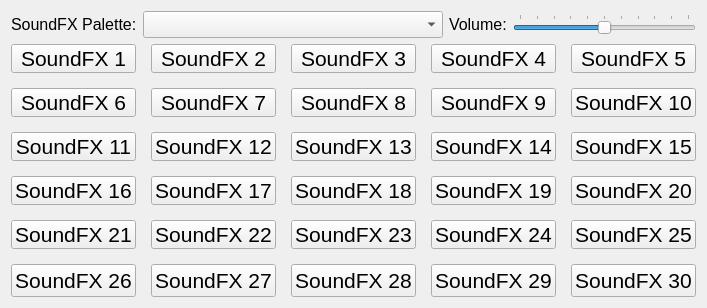
      <widget class="QWidget" name="SoundFXTab">
       <attribute name="title">
        <string>SoundFX</string>
       </attribute>
       <layout class="QVBoxLayout" name="verticalLayout">
        <item>
         <layout class="QHBoxLayout" name="soundFXPaletteHL" stretch="0,0,0,0">
          <property name="spacing">
           <number>6</number>
          </property>
          <property name="sizeConstraint">
           <enum>QLayout::SetMinimumSize</enum>
          </property>
          <property name="bottomMargin">
           <number>0</number>
          </property>
          <item>
           <widget class="QLabel" name="soundFXPaletteLBL">
            <property name="sizePolicy">
             <sizepolicy hsizetype="Preferred" vsizetype="Maximum">
              <horstretch>0</horstretch>
              <verstretch>0</verstretch>
             </sizepolicy>
            </property>
            <property name="font">
             <font>
              <pointsize>12</pointsize>
             </font>
            </property>
            <property name="text">
             <string>SoundFX Palette:</string>
            </property>
           </widget>
          </item>
          <item>
           <widget class="QComboBox" name="soundPalettesCB">
            <property name="sizePolicy">
             <sizepolicy hsizetype="Preferred" vsizetype="Maximum">
              <horstretch>0</horstretch>
              <verstretch>0</verstretch>
             </sizepolicy>
            </property>
            <property name="minimumSize">
             <size>
              <width>300</width>
              <height>0</height>
             </size>
            </property>
            <property name="font">
             <font>
              <pointsize>12</pointsize>
             </font>
            </property>
           </widget>
          </item>
          <item>
           <widget class="QLabel" name="soundFXVolumeLBL">
            <property name="sizePolicy">
             <sizepolicy hsizetype="Preferred" vsizetype="Maximum">
              <horstretch>0</horstretch>
              <verstretch>0</verstretch>
             </sizepolicy>
            </property>
            <property name="font">
             <font>
              <pointsize>12</pointsize>
             </font>
            </property>
            <property name="text">
             <string>Volume:</string>
            </property>
           </widget>
          </item>
          <item>
           <widget class="QSlider" name="soundFXVolumeHS">
            <property name="sizePolicy">
             <sizepolicy hsizetype="Expanding" vsizetype="Maximum">
              <horstretch>0</horstretch>
              <verstretch>0</verstretch>
             </sizepolicy>
            </property>
            <property name="maximum">
             <number>100</number>
            </property>
            <property name="value">
             <number>50</number>
            </property>
            <property name="orientation">
             <enum>Qt::Horizontal</enum>
            </property>
            <property name="invertedAppearance">
             <bool>false</bool>
            </property>
            <property name="tickPosition">
             <enum>QSlider::TicksAbove</enum>
            </property>
            <property name="tickInterval">
             <number>10</number>
            </property>
           </widget>
          </item>
         </layout>
        </item>
        <item>
         <layout class="QGridLayout" name="soundFXGrid">
          <property name="spacing">
           <number>15</number>
          </property>
          <item row="1" column="4">
           <widget class="QPushButton" name="soundFXPB10">
            <property name="sizePolicy">
             <sizepolicy hsizetype="Preferred" vsizetype="Maximum">
              <horstretch>0</horstretch>
              <verstretch>0</verstretch>
             </sizepolicy>
            </property>
            <property name="maximumSize">
             <size>
              <width>190</width>
              <height>29</height>
             </size>
            </property>
            <property name="font">
             <font>
              <pointsize>16</pointsize>
             </font>
            </property>
            <property name="text">
             <string>SoundFX 10</string>
            </property>
           </widget>
          </item>
          <item row="5" column="4">
           <widget class="QPushButton" name="soundFXPB30">
            <property name="font">
             <font>
              <pointsize>16</pointsize>
             </font>
            </property>
            <property name="text">
             <string>SoundFX 30</string>
            </property>
           </widget>
          </item>
          <item row="3" column="3">
           <widget class="QPushButton" name="soundFXPB19">
            <property name="sizePolicy">
             <sizepolicy hsizetype="Preferred" vsizetype="Maximum">
              <horstretch>0</horstretch>
              <verstretch>0</verstretch>
             </sizepolicy>
            </property>
            <property name="maximumSize">
             <size>
              <width>190</width>
              <height>29</height>
             </size>
            </property>
            <property name="font">
             <font>
              <pointsize>16</pointsize>
             </font>
            </property>
            <property name="text">
             <string>SoundFX 19</string>
            </property>
           </widget>
          </item>
          <item row="3" column="1">
           <widget class="QPushButton" name="soundFXPB17">
            <property name="sizePolicy">
             <sizepolicy hsizetype="Preferred" vsizetype="Maximum">
              <horstretch>0</horstretch>
              <verstretch>0</verstretch>
             </sizepolicy>
            </property>
            <property name="maximumSize">
             <size>
              <width>190</width>
              <height>29</height>
             </size>
            </property>
            <property name="font">
             <font>
              <pointsize>16</pointsize>
             </font>
            </property>
            <property name="text">
             <string>SoundFX 17</string>
            </property>
           </widget>
          </item>
          <item row="2" column="1">
           <widget class="QPushButton" name="soundFXPB12">
            <property name="sizePolicy">
             <sizepolicy hsizetype="Preferred" vsizetype="Maximum">
              <horstretch>0</horstretch>
              <verstretch>0</verstretch>
             </sizepolicy>
            </property>
            <property name="maximumSize">
             <size>
              <width>190</width>
              <height>29</height>
             </size>
            </property>
            <property name="font">
             <font>
              <pointsize>16</pointsize>
             </font>
            </property>
            <property name="text">
             <string>SoundFX 12</string>
            </property>
           </widget>
          </item>
          <item row="0" column="0">
           <widget class="QPushButton" name="soundFXPB1">
            <property name="sizePolicy">
             <sizepolicy hsizetype="Preferred" vsizetype="Maximum">
              <horstretch>0</horstretch>
              <verstretch>0</verstretch>
             </sizepolicy>
            </property>
            <property name="maximumSize">
             <size>
              <width>190</width>
              <height>29</height>
             </size>
            </property>
            <property name="font">
             <font>
              <pointsize>16</pointsize>
             </font>
            </property>
            <property name="text">
             <string>SoundFX 1</string>
            </property>
           </widget>
          </item>
          <item row="4" column="3">
           <widget class="QPushButton" name="soundFXPB24">
            <property name="sizePolicy">
             <sizepolicy hsizetype="Preferred" vsizetype="Maximum">
              <horstretch>0</horstretch>
              <verstretch>0</verstretch>
             </sizepolicy>
            </property>
            <property name="maximumSize">
             <size>
              <width>190</width>
              <height>29</height>
             </size>
            </property>
            <property name="font">
             <font>
              <pointsize>16</pointsize>
             </font>
            </property>
            <property name="text">
             <string>SoundFX 24</string>
            </property>
           </widget>
          </item>
          <item row="3" column="4">
           <widget class="QPushButton" name="soundFXPB20">
            <property name="sizePolicy">
             <sizepolicy hsizetype="Preferred" vsizetype="Maximum">
              <horstretch>0</horstretch>
              <verstretch>0</verstretch>
             </sizepolicy>
            </property>
            <property name="maximumSize">
             <size>
              <width>190</width>
              <height>29</height>
             </size>
            </property>
            <property name="font">
             <font>
              <pointsize>16</pointsize>
             </font>
            </property>
            <property name="text">
             <string>SoundFX 20</string>
            </property>
           </widget>
          </item>
          <item row="5" column="2">
           <widget class="QPushButton" name="soundFXPB28">
            <property name="font">
             <font>
              <pointsize>16</pointsize>
             </font>
            </property>
            <property name="text">
             <string>SoundFX 28</string>
            </property>
           </widget>
          </item>
          <item row="2" column="4">
           <widget class="QPushButton" name="soundFXPB15">
            <property name="sizePolicy">
             <sizepolicy hsizetype="Preferred" vsizetype="Maximum">
              <horstretch>0</horstretch>
              <verstretch>0</verstretch>
             </sizepolicy>
            </property>
            <property name="maximumSize">
             <size>
              <width>190</width>
              <height>29</height>
             </size>
            </property>
            <property name="font">
             <font>
              <pointsize>16</pointsize>
             </font>
            </property>
            <property name="text">
             <string>SoundFX 15</string>
            </property>
           </widget>
          </item>
          <item row="1" column="2">
           <widget class="QPushButton" name="soundFXPB8">
            <property name="sizePolicy">
             <sizepolicy hsizetype="Preferred" vsizetype="Maximum">
              <horstretch>0</horstretch>
              <verstretch>0</verstretch>
             </sizepolicy>
            </property>
            <property name="maximumSize">
             <size>
              <width>190</width>
              <height>29</height>
             </size>
            </property>
            <property name="font">
             <font>
              <pointsize>16</pointsize>
             </font>
            </property>
            <property name="text">
             <string>SoundFX 8</string>
            </property>
           </widget>
          </item>
          <item row="1" column="0">
           <widget class="QPushButton" name="soundFXPB6">
            <property name="sizePolicy">
             <sizepolicy hsizetype="Preferred" vsizetype="Maximum">
              <horstretch>0</horstretch>
              <verstretch>0</verstretch>
             </sizepolicy>
            </property>
            <property name="maximumSize">
             <size>
              <width>190</width>
              <height>29</height>
             </size>
            </property>
            <property name="font">
             <font>
              <pointsize>16</pointsize>
             </font>
            </property>
            <property name="text">
             <string>SoundFX 6</string>
            </property>
           </widget>
          </item>
          <item row="1" column="3">
           <widget class="QPushButton" name="soundFXPB9">
            <property name="sizePolicy">
             <sizepolicy hsizetype="Preferred" vsizetype="Maximum">
              <horstretch>0</horstretch>
              <verstretch>0</verstretch>
             </sizepolicy>
            </property>
            <property name="maximumSize">
             <size>
              <width>190</width>
              <height>29</height>
             </size>
            </property>
            <property name="font">
             <font>
              <pointsize>16</pointsize>
             </font>
            </property>
            <property name="text">
             <string>SoundFX 9</string>
            </property>
           </widget>
          </item>
          <item row="1" column="1">
           <widget class="QPushButton" name="soundFXPB7">
            <property name="sizePolicy">
             <sizepolicy hsizetype="Preferred" vsizetype="Maximum">
              <horstretch>0</horstretch>
              <verstretch>0</verstretch>
             </sizepolicy>
            </property>
            <property name="maximumSize">
             <size>
              <width>190</width>
              <height>29</height>
             </size>
            </property>
            <property name="font">
             <font>
              <pointsize>16</pointsize>
             </font>
            </property>
            <property name="text">
             <string>SoundFX 7</string>
            </property>
           </widget>
          </item>
          <item row="4" column="4">
           <widget class="QPushButton" name="soundFXPB25">
            <property name="sizePolicy">
             <sizepolicy hsizetype="Preferred" vsizetype="Maximum">
              <horstretch>0</horstretch>
              <verstretch>0</verstretch>
             </sizepolicy>
            </property>
            <property name="maximumSize">
             <size>
              <width>190</width>
              <height>29</height>
             </size>
            </property>
            <property name="font">
             <font>
              <pointsize>16</pointsize>
             </font>
            </property>
            <property name="text">
             <string>SoundFX 25</string>
            </property>
           </widget>
          </item>
          <item row="3" column="0">
           <widget class="QPushButton" name="soundFXPB16">
            <property name="sizePolicy">
             <sizepolicy hsizetype="Preferred" vsizetype="Maximum">
              <horstretch>0</horstretch>
              <verstretch>0</verstretch>
             </sizepolicy>
            </property>
            <property name="maximumSize">
             <size>
              <width>190</width>
              <height>29</height>
             </size>
            </property>
            <property name="font">
             <font>
              <pointsize>16</pointsize>
             </font>
            </property>
            <property name="text">
             <string>SoundFX 16</string>
            </property>
           </widget>
          </item>
          <item row="4" column="1">
           <widget class="QPushButton" name="soundFXPB22">
            <property name="sizePolicy">
             <sizepolicy hsizetype="Preferred" vsizetype="Maximum">
              <horstretch>0</horstretch>
              <verstretch>0</verstretch>
             </sizepolicy>
            </property>
            <property name="maximumSize">
             <size>
              <width>190</width>
              <height>29</height>
             </size>
            </property>
            <property name="font">
             <font>
              <pointsize>16</pointsize>
             </font>
            </property>
            <property name="text">
             <string>SoundFX 22</string>
            </property>
           </widget>
          </item>
          <item row="5" column="1">
           <widget class="QPushButton" name="soundFXPB27">
            <property name="font">
             <font>
              <pointsize>16</pointsize>
             </font>
            </property>
            <property name="text">
             <string>SoundFX 27</string>
            </property>
           </widget>
          </item>
          <item row="0" column="4">
           <widget class="QPushButton" name="soundFXPB5">
            <property name="sizePolicy">
             <sizepolicy hsizetype="Preferred" vsizetype="Maximum">
              <horstretch>0</horstretch>
              <verstretch>0</verstretch>
             </sizepolicy>
            </property>
            <property name="maximumSize">
             <size>
              <width>190</width>
              <height>29</height>
             </size>
            </property>
            <property name="font">
             <font>
              <pointsize>16</pointsize>
             </font>
            </property>
            <property name="text">
             <string>SoundFX 5</string>
            </property>
           </widget>
          </item>
          <item row="0" column="3">
           <widget class="QPushButton" name="soundFXPB4">
            <property name="sizePolicy">
             <sizepolicy hsizetype="Preferred" vsizetype="Maximum">
              <horstretch>0</horstretch>
              <verstretch>0</verstretch>
             </sizepolicy>
            </property>
            <property name="maximumSize">
             <size>
              <width>190</width>
              <height>29</height>
             </size>
            </property>
            <property name="font">
             <font>
              <pointsize>16</pointsize>
             </font>
            </property>
            <property name="text">
             <string>SoundFX 4</string>
            </property>
           </widget>
          </item>
          <item row="3" column="2">
           <widget class="QPushButton" name="soundFXPB18">
            <property name="sizePolicy">
             <sizepolicy hsizetype="Preferred" vsizetype="Maximum">
              <horstretch>0</horstretch>
              <verstretch>0</verstretch>
             </sizepolicy>
            </property>
            <property name="maximumSize">
             <size>
              <width>190</width>
              <height>29</height>
             </size>
            </property>
            <property name="font">
             <font>
              <pointsize>16</pointsize>
             </font>
            </property>
            <property name="text">
             <string>SoundFX 18</string>
            </property>
           </widget>
          </item>
          <item row="5" column="0">
           <widget class="QPushButton" name="soundFXPB26">
            <property name="font">
             <font>
              <pointsize>16</pointsize>
             </font>
            </property>
            <property name="text">
             <string>SoundFX 26</string>
            </property>
           </widget>
          </item>
          <item row="4" column="0">
           <widget class="QPushButton" name="soundFXPB21">
            <property name="sizePolicy">
             <sizepolicy hsizetype="Preferred" vsizetype="Maximum">
              <horstretch>0</horstretch>
              <verstretch>0</verstretch>
             </sizepolicy>
            </property>
            <property name="maximumSize">
             <size>
              <width>190</width>
              <height>29</height>
             </size>
            </property>
            <property name="font">
             <font>
              <pointsize>16</pointsize>
             </font>
            </property>
            <property name="text">
             <string>SoundFX 21</string>
            </property>
           </widget>
          </item>
          <item row="0" column="2">
           <widget class="QPushButton" name="soundFXPB3">
            <property name="sizePolicy">
             <sizepolicy hsizetype="Preferred" vsizetype="Maximum">
              <horstretch>0</horstretch>
              <verstretch>0</verstretch>
             </sizepolicy>
            </property>
            <property name="maximumSize">
             <size>
              <width>190</width>
              <height>29</height>
             </size>
            </property>
            <property name="font">
             <font>
              <pointsize>16</pointsize>
             </font>
            </property>
            <property name="text">
             <string>SoundFX 3</string>
            </property>
           </widget>
          </item>
          <item row="0" column="1">
           <widget class="QPushButton" name="soundFXPB2">
            <property name="sizePolicy">
             <sizepolicy hsizetype="Preferred" vsizetype="Maximum">
              <horstretch>0</horstretch>
              <verstretch>0</verstretch>
             </sizepolicy>
            </property>
            <property name="maximumSize">
             <size>
              <width>190</width>
              <height>29</height>
             </size>
            </property>
            <property name="font">
             <font>
              <pointsize>16</pointsize>
             </font>
            </property>
            <property name="text">
             <string>SoundFX 2</string>
            </property>
           </widget>
          </item>
          <item row="2" column="3">
           <widget class="QPushButton" name="soundFXPB14">
            <property name="sizePolicy">
             <sizepolicy hsizetype="Preferred" vsizetype="Maximum">
              <horstretch>0</horstretch>
              <verstretch>0</verstretch>
             </sizepolicy>
            </property>
            <property name="maximumSize">
             <size>
              <width>190</width>
              <height>29</height>
             </size>
            </property>
            <property name="font">
             <font>
              <pointsize>16</pointsize>
             </font>
            </property>
            <property name="text">
             <string>SoundFX 14</string>
            </property>
           </widget>
          </item>
          <item row="4" column="2">
           <widget class="QPushButton" name="soundFXPB23">
            <property name="sizePolicy">
             <sizepolicy hsizetype="Preferred" vsizetype="Maximum">
              <horstretch>0</horstretch>
              <verstretch>0</verstretch>
             </sizepolicy>
            </property>
            <property name="maximumSize">
             <size>
              <width>190</width>
              <height>29</height>
             </size>
            </property>
            <property name="font">
             <font>
              <pointsize>16</pointsize>
             </font>
            </property>
            <property name="text">
             <string>SoundFX 23</string>
            </property>
           </widget>
          </item>
          <item row="2" column="0">
           <widget class="QPushButton" name="soundFXPB11">
            <property name="sizePolicy">
             <sizepolicy hsizetype="Preferred" vsizetype="Maximum">
              <horstretch>0</horstretch>
              <verstretch>0</verstretch>
             </sizepolicy>
            </property>
            <property name="maximumSize">
             <size>
              <width>190</width>
              <height>29</height>
             </size>
            </property>
            <property name="font">
             <font>
              <pointsize>16</pointsize>
             </font>
            </property>
            <property name="text">
             <string>SoundFX 11</string>
            </property>
           </widget>
          </item>
          <item row="5" column="3">
           <widget class="QPushButton" name="soundFXPB29">
            <property name="font">
             <font>
              <pointsize>16</pointsize>
             </font>
            </property>
            <property name="text">
             <string>SoundFX 29</string>
            </property>
           </widget>
          </item>
          <item row="2" column="2">
           <widget class="QPushButton" name="soundFXPB13">
            <property name="sizePolicy">
             <sizepolicy hsizetype="Preferred" vsizetype="Maximum">
              <horstretch>0</horstretch>
              <verstretch>0</verstretch>
             </sizepolicy>
            </property>
            <property name="maximumSize">
             <size>
              <width>190</width>
              <height>29</height>
             </size>
            </property>
            <property name="font">
             <font>
              <pointsize>16</pointsize>
             </font>
            </property>
            <property name="text">
             <string>SoundFX 13</string>
            </property>
           </widget>
          </item>
         </layout>
        </item>
       </layout>
      </widget>
